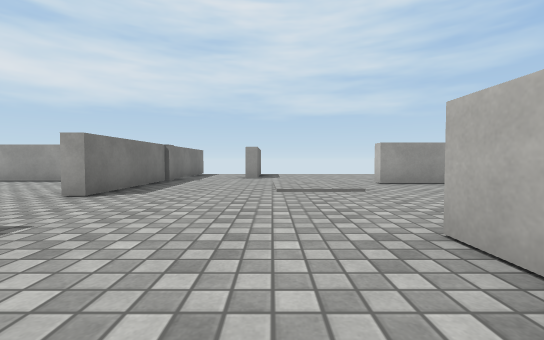
View 1 (above)

12 first-person views from a walk through a Unity game level. The camera is 0.58 m above the floor, tilts 2° down and sees 90° across. The floor is counted in squares, 1 m on a side. Each view is taken from the middle of a square. On the plan, view 1 faces up. The plan holds only what a view shows up to about 9 squares ahead; the rest is blank. The player is left out. Surface patterns are stand-ins for the level's own textures.

View 2
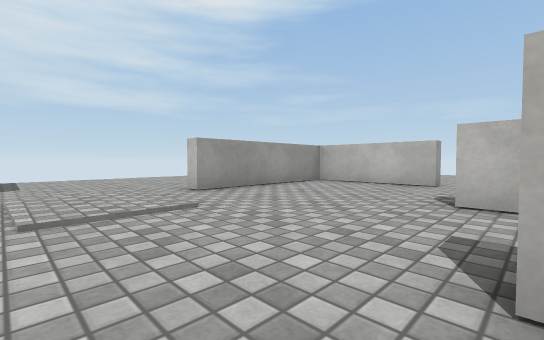

View 3
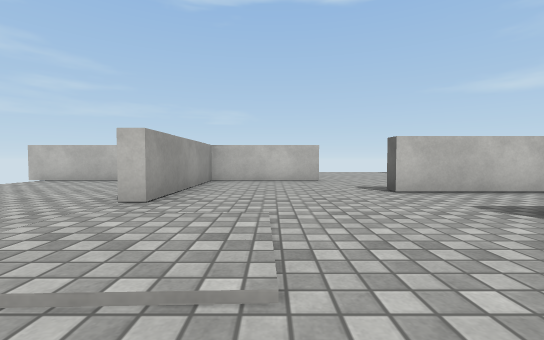

View 4
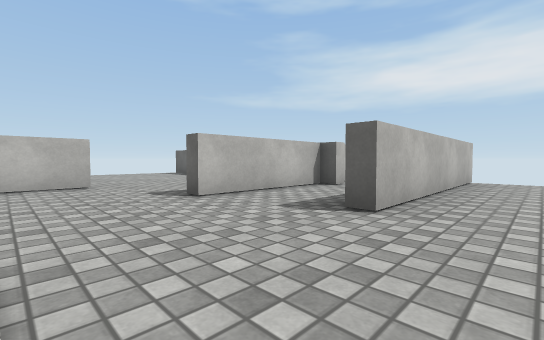

View 5
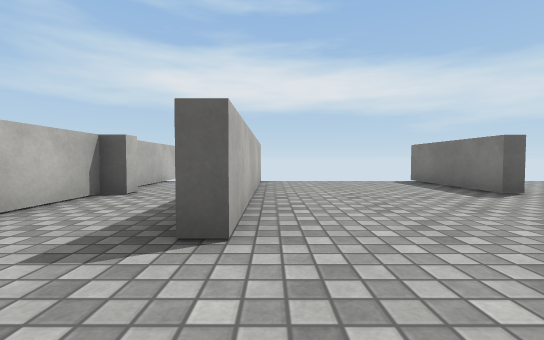

View 6
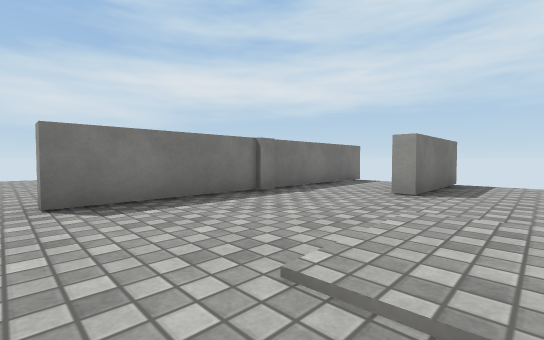

View 7
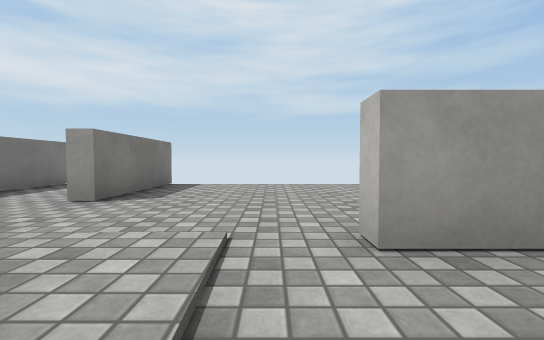

View 8
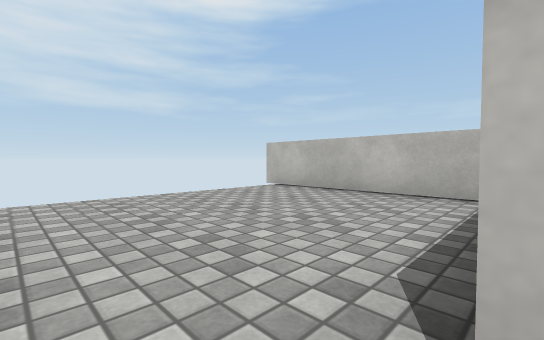

View 9
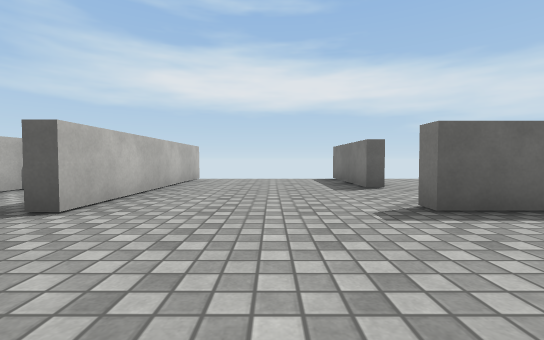

View 10
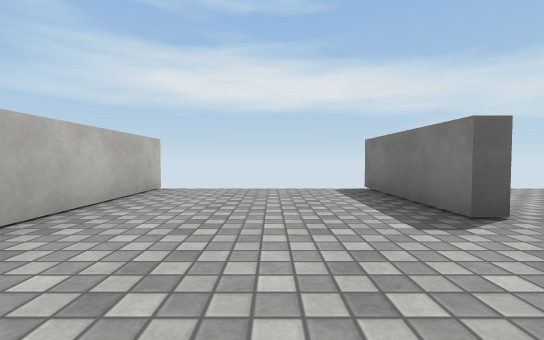

View 11
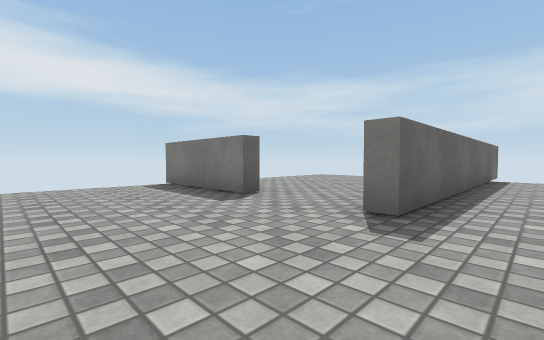

View 12
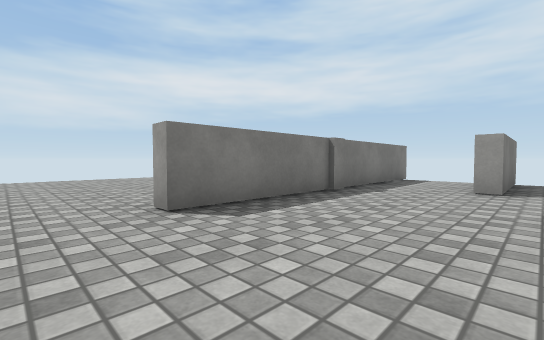

### Floor plan
Points are (right, up) in squares from view 1. A wall is a line through its corners. A room is listed if a view was taken in it or the views show most of it. See-through windows are left out.
Room 1 (views 1, 2, 3, 4, 5, 6, 7, 8, 9, 10, 11, 12)
walls: (-3, 2) (-3, 1.5); (6.7, 3.7) (6.7, 6.7) (2.7, 6.7) (2.7, 7.1); (6.7, 7.6) (6.7, 12); (3.9, -0.7) (3.9, 2.8) (4.4, 2.8); (3.5, -1) (3.5, -0.7); (-0.5, 11.8) (-0.5, 8.8) (-0.9, 8.8); (-3.4, -0.7) (-3, -0.7) (-3, -3.9); (-3, 11.9) (-3, 4.3) (-3.4, 4.3); (1.3, -3.8) (1.3, 2) (1.8, 2); (3.9, -4.2) (3.9, -1.8)
ways out: opening at (-3, 0.5); opening at (-3, 3.5); opening at (5.5, 2.5)

Positions as (right, up) in squares from view 1, and headings:
1: (0, 0), facing up
2: (0, 2), facing up-right
3: (-1, 5), facing right
4: (0, 5), facing down-right
5: (1, 4), facing down
6: (1, 4), facing up-left
7: (2, 5), facing up
8: (2, 7), facing up-right
9: (-1, 5), facing down
10: (-1, 2), facing down
11: (0, 3), facing down-left
12: (0, 3), facing up-left
